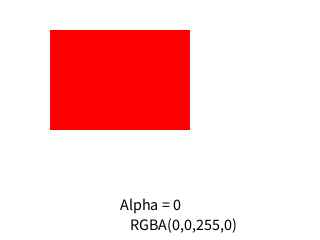
Frame 1 (no input)
Frame 60 (the mouse pressed at the canvas centre just before this capture): identical to frame 1, image omitted
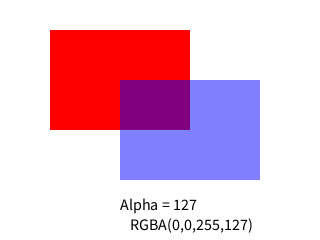
Frame 120 (the mouse held since frame 60 and released just before this capture)

The Processing sketch that drew these frames (run headless with seeded random() and noise(); from frame 60 on, the mouse is pressed at the canvas centre):

// Processing sketch: Alpha
// ── Alpha.pde
void setup() {
  size(320, 240);
}
 
void draw() {
    int alpha = round(mouseX*255 / width);    // <-- alpha is dependent on mouseX
 
    background(255);
    noStroke();
    fill(255, 0, 0);
    rect(50, 30, 140, 100);
    fill(0, 0, 255, alpha);   // <-- set the opacity of the fill colour to 'alpha'   
    rect(120, 80, 140, 100);  //      before the second rectangle is drawn
 
    fill(0);
    textSize(16);
    text("Alpha = " + alpha, 120, 210);
    text("RGBA(0,0,255," + alpha +")", 130, 230);
}
